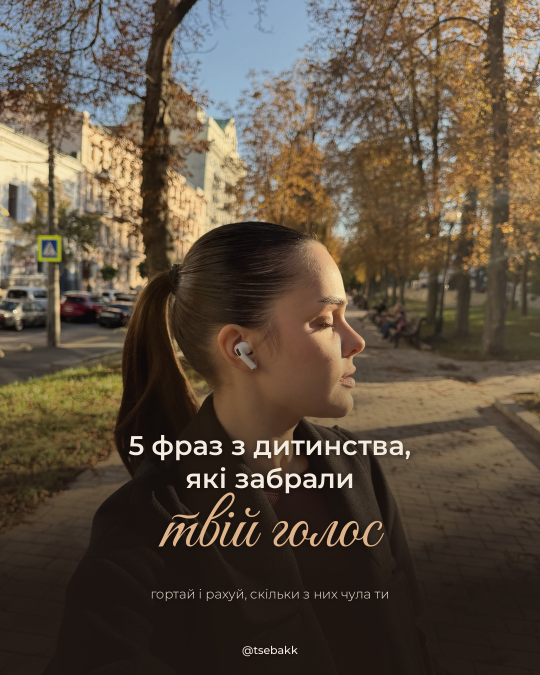
#> input picture проба/01.jpg, 1080 x 1350 px (shown at 1/2 size)
$ python -i carousel_kit.py   (imports and definitions only)
#> lines starting #> are read from the running program, lines starting #| are printed output that depends on the picture
#> further down, picture is the input picture: PIL image 1080x1350 RGB; mean R, G, B 91.9, 78.9, 64
# Набір для каруселей @tsebakk (стиль v2, листопад 2026): слайди 1080x1350.
# Фото на весь кадр, текст прямо на фото, рукописний акцент, молочні пігулки, теракотова плашка.
# Використання:  python carousel_kit.py spec.json <папка виходу>
# Шляхи до фото — відносно spec.json. Опис полів — в ІНСТРУКЦІЯ.md, розділ 8.
import sys, os, json, glob
from PIL import Image, ImageDraw, ImageFont, ImageFilter, ImageOps, ImageEnhance

W, H = 1080, 1350
MILK = (244, 236, 224)
CHOC = (59, 42, 34)
CARAMEL_L = (224, 180, 138)
TERRA = (160, 72, 46)
HANDLE = "@tsebakk"
FONT_FILES = {"mont": "Montserrat.ttf", "script": "GreatVibes-Regular.ttf"}
_font_paths = {}


# ---------- шрифти ----------

# [17 lines left out: functions find_font, mont, not called in this run]


def script(size):
    return ImageFont.truetype(find_font("script"), size)


def typo(t):
    # гарний апостроф для рукописного шрифту
    return t.replace("'", "’")


# ---------- фото ----------

def grade(im):
    # Єдиний теплий тон для всієї серії: трохи тепліше, м'якше, менше насиченості.
    im = ImageOps.exif_transpose(im).convert("RGB")
    r, g, b = im.split()
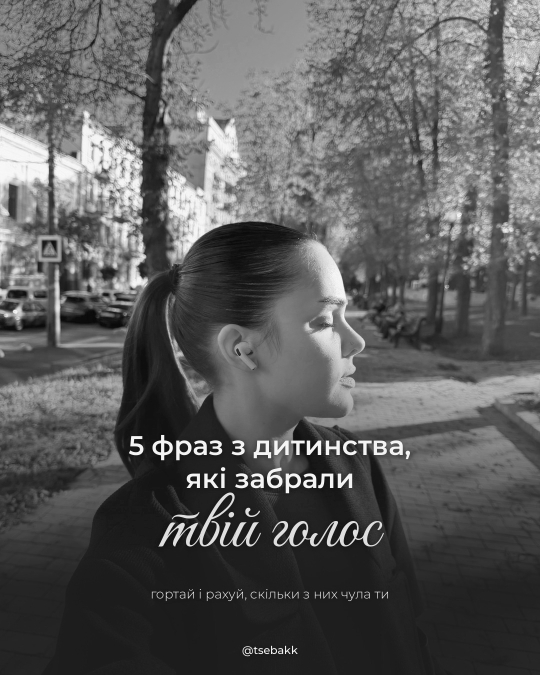
#> r: PIL image 1080x1350 L (shown at 1/2 size); min 6, max 255, mean 91.9
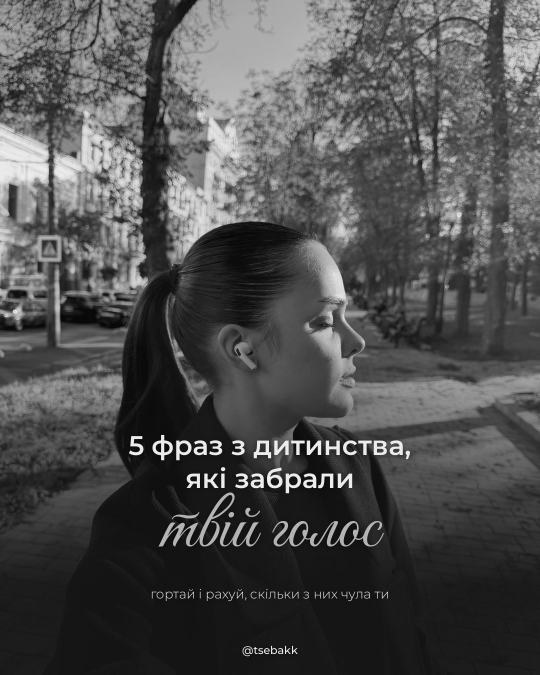
#> g: PIL image 1080x1350 L (shown at 1/2 size); min 3, max 247, mean 78.9
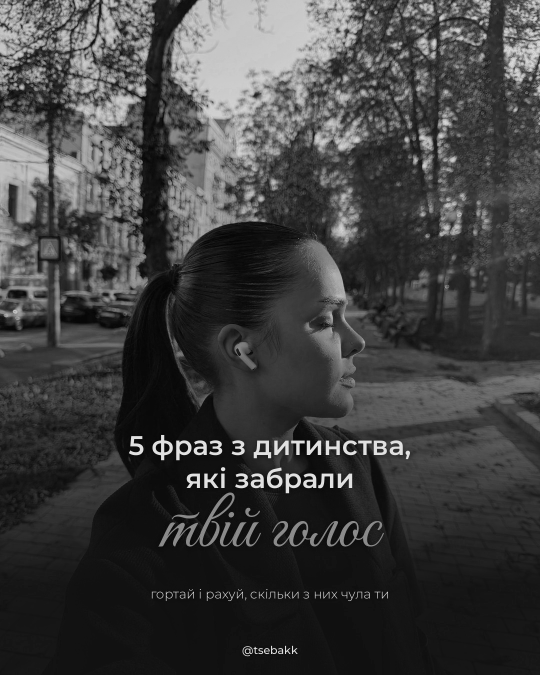
#> b: PIL image 1080x1350 L (shown at 1/2 size); min 0, max 236, mean 64
    r = r.point(lambda v: min(255, int(v * 1.04 + 4)))
    b = b.point(lambda v: int(v * 0.90))
    im = Image.merge("RGB", (r, g, b))
    im = ImageEnhance.Color(im).enhance(0.9)
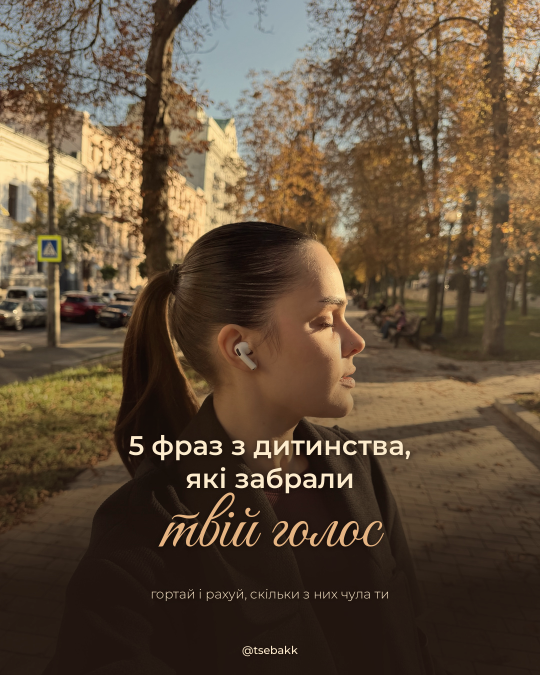
#> im: PIL image 1080x1350 RGB (shown at 1/2 size); mean R, G, B 97, 78.9, 59.3
    return ImageEnhance.Contrast(im).enhance(0.96)


# [102 lines left out: functions load, background, shade, wrap, soft_text, centered and 3 more, not called in this run]


def handle(c):
    soft_text(c, (W / 2, H - 50), HANDLE, mont(22, "Medium"), MILK)


# [90 lines left out: functions header, s_cover, s_point, s_text, s_cta, not called in this run]


TYPES = {"cover": s_cover, "point": s_point, "text": s_text, "cta": s_cta}


# [19 lines left out: function build, not called in this run]


# [2 lines not run here, left out]

>>> from PIL import Image
>>> picture = Image.open('проба/01.jpg')
>>> result = grade(picture)

$ run again, on проба/03.jpg
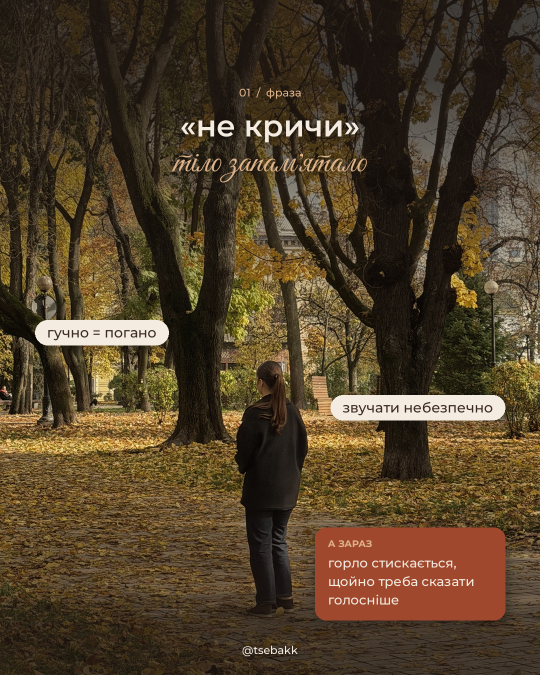
#> input picture проба/03.jpg, 1080 x 1350 px (shown at 1/2 size)
#> picture is the input picture: PIL image 1080x1350 RGB; mean R, G, B 80.6, 63.5, 41
#> in grade, `r, g, b = im.split()`:
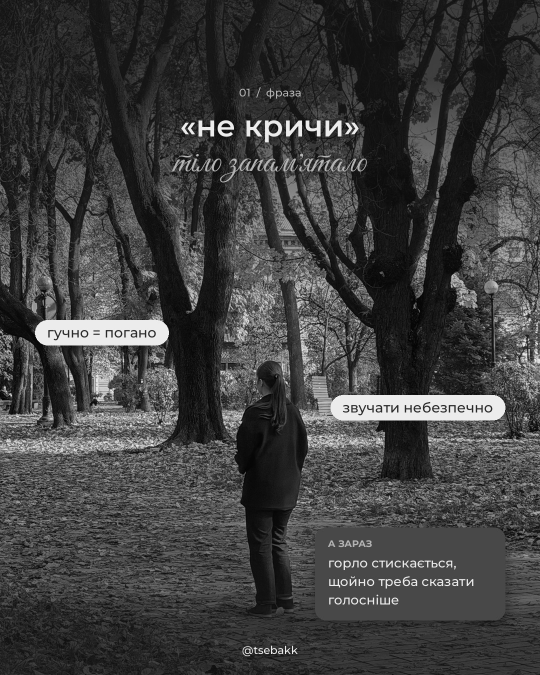
#> g: PIL image 1080x1350 L (shown at 1/2 size); min 0, max 247, mean 63.5
#> in grade, `r, g, b = im.split()`:
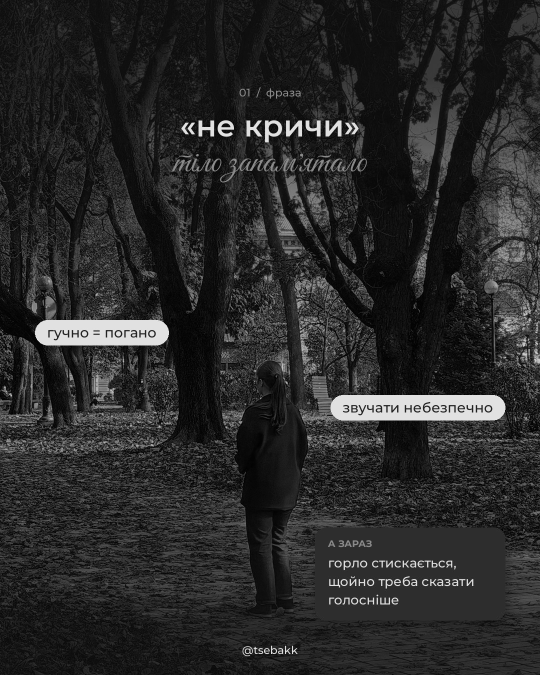
#> b: PIL image 1080x1350 L (shown at 1/2 size); min 0, max 239, mean 41

$ run again, on проба/04.jpg
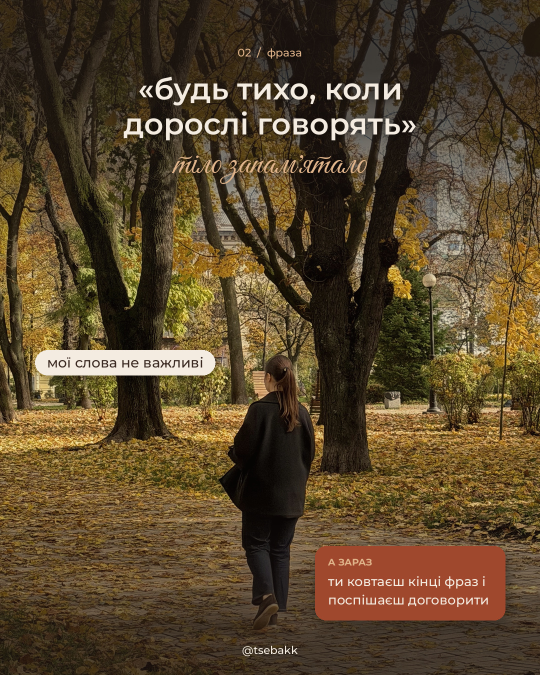
#> input picture проба/04.jpg, 1080 x 1350 px (shown at 1/2 size)
#> picture is the input picture: PIL image 1080x1350 RGB; mean R, G, B 87.8, 69.5, 43.4
#> in grade, `r, g, b = im.split()`:
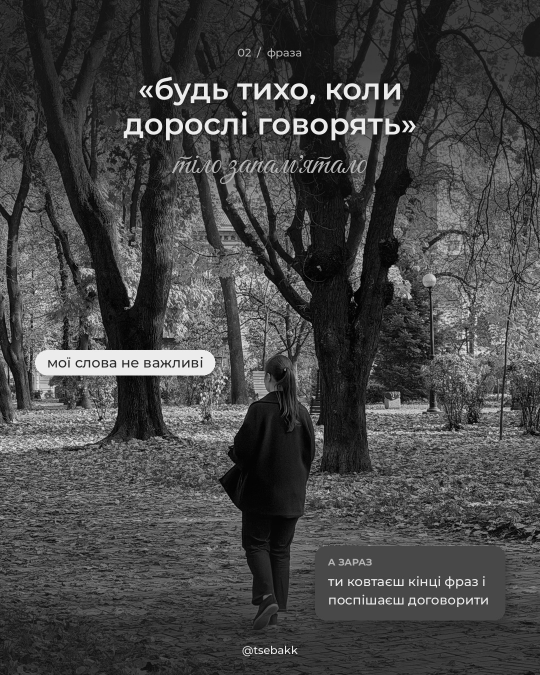
#> g: PIL image 1080x1350 L (shown at 1/2 size); min 0, max 245, mean 69.5
#> in grade, `r, g, b = im.split()`:
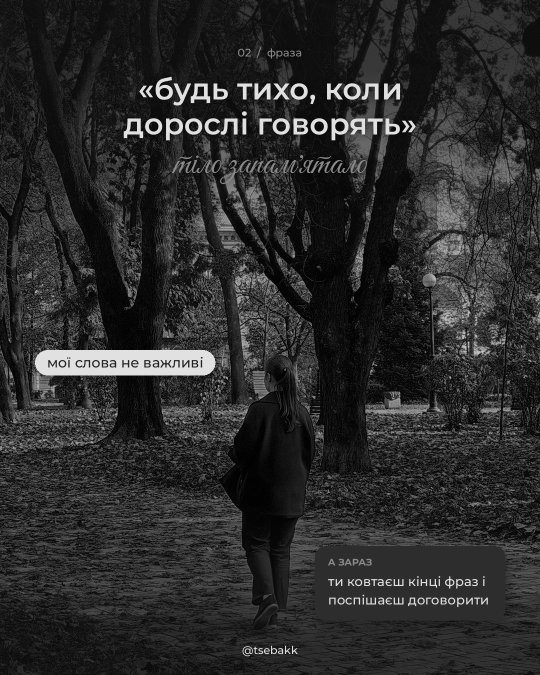
#> b: PIL image 1080x1350 L (shown at 1/2 size); min 0, max 247, mean 43.4

$ run again, on проба/05.jpg
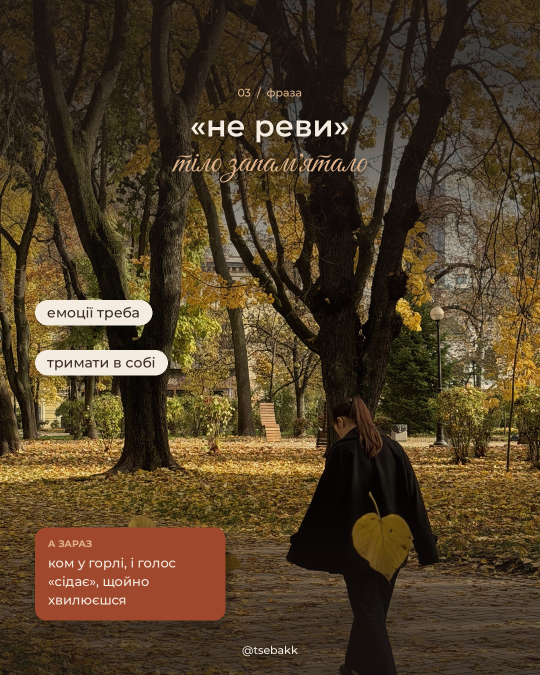
#> input picture проба/05.jpg, 1080 x 1350 px (shown at 1/2 size)
#> picture is the input picture: PIL image 1080x1350 RGB; mean R, G, B 79.2, 61.6, 38.4
#> in grade, `r, g, b = im.split()`:
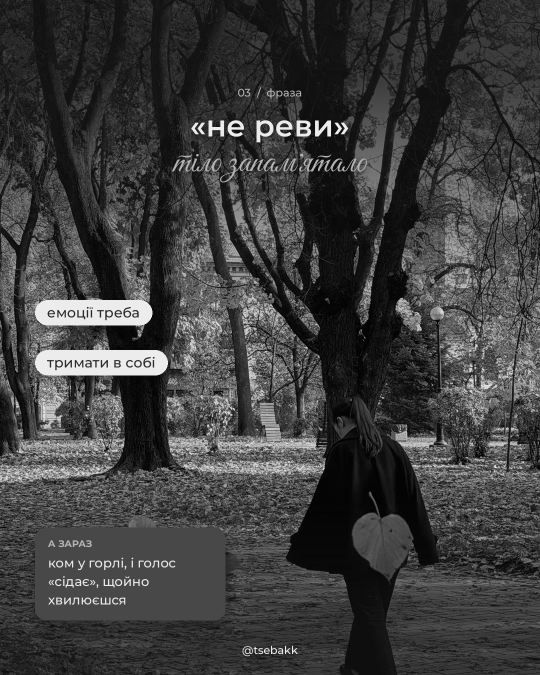
#> g: PIL image 1080x1350 L (shown at 1/2 size); min 0, max 254, mean 61.6
#> in grade, `r, g, b = im.split()`:
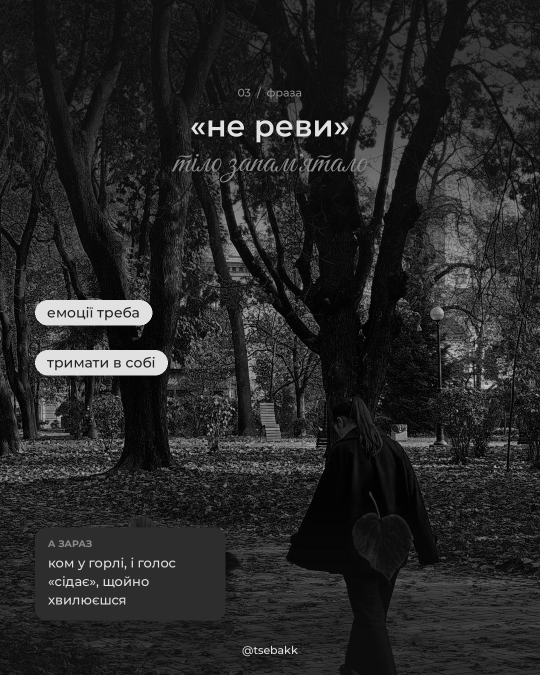
#> b: PIL image 1080x1350 L (shown at 1/2 size); min 0, max 241, mean 38.4
